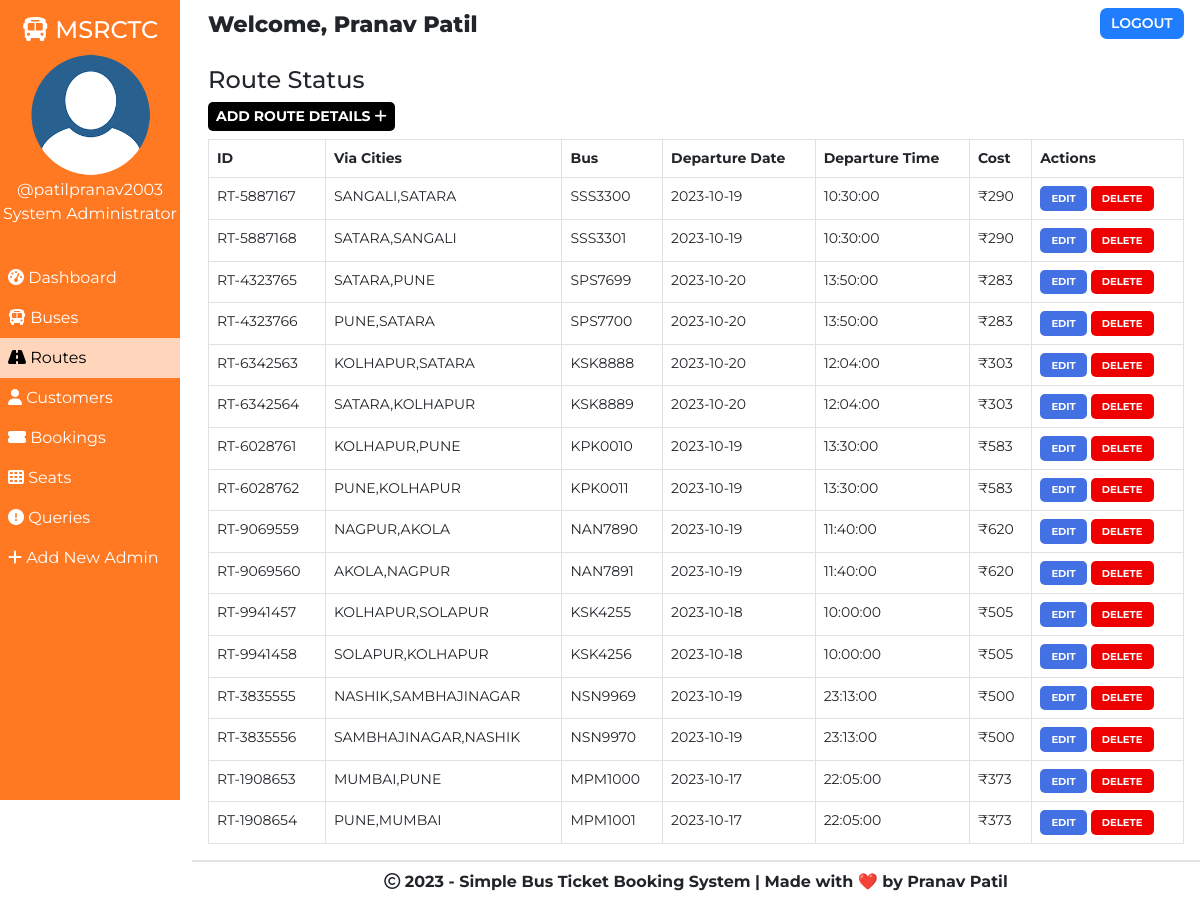
The page /admin/route.php (signed in) on the database its author committed.
### tables this page shows
CREATE TABLE `routes` (
  `id` int(100) NOT NULL,
  `route_id` varchar(255) NOT NULL,
  `bus_no` varchar(155) NOT NULL,
  `route_cities` varchar(255) NOT NULL,
  `route_dep_date` date NOT NULL,
  `route_dep_time` time NOT NULL,
  `route_step_cost` int(100) NOT NULL,
  `route_created` datetime NOT NULL DEFAULT CURRENT_TIMESTAMP
);

### admin/route.php (the view, shortened to what this page needs)
<!DOCTYPE html>
<html lang="en">
<head>
    <link href="https://cdn.jsdelivr.net/npm/bootstrap@5.0.1/dist/css/bootstrap.min.css" rel="stylesheet">
    <?php
        $page="route";
    ?>
</head>
<body>
    <?php require '../assets/partials/_admin-header.php';?>
        <?php
            $resultSql = "SELECT * FROM `routes` ORDER BY route_created DESC";
            $resultSqlResult = mysqli_query($conn, $resultSql);
            if(!mysqli_num_rows($resultSqlResult)){ ?>
                <div class="container mt-4">
                    <div id="noRoutes" class="alert alert-dark " role="alert">
                        <h1 class="alert-heading">No Routes Found!!</h1>
                        <p class="fw-light">Be the first person to add one!</p>
                        <hr>
                        <div id="addRouteAlert" class="alert alert-success" role="alert">
                                Click on <button id="add-button" class="button btn-sm"type="button"data-bs-toggle="modal" data-bs-target="#addModal">ADD <i class="fas fa-plus"></i></button> to add a route!
                        </div>
                    </div>
                </div>
            <?php }
            else { ?>
                <section id="route">
                    <div id="head">
                        <h4>Route Status</h4>
                    </div>
                    <div id="route-results">
                        <div>
                            <button id="add-button" class="button btn-sm"type="button"data-bs-toggle="modal" data-bs-target="#addModal">Add Route Details <i class="fas fa-plus"></i></button>
                        </div>
                        <table class="table table-hover table-bordered">
                            <thead>
                                <th>ID</th>
                                <th>Via Cities</th>
                                <th>Bus</th>
                                <th>Departure Date</th>
                                <th>Departure Time</th>
                                <th>Cost</th>
                                <th>Actions</th>
                            </thead>
                            <?php
                                while($row = mysqli_fetch_assoc($resultSqlResult))
                                {
                                    $id = $row["id"];
                                    $route_id = $row["route_id"];
                                    $route_cities = $row["route_cities"];
                                    $route_dep_time = $row["route_dep_time"];
                                    $route_dep_date = $row["route_dep_date"];
                                    $route_step_cost = $row["route_step_cost"];
                                    $bus_no = $row["bus_no"];
                                        ?>
                                    <tr>
                                        <td>
                                            <?php
                                                echo $route_id;
                                            ?>
                                        </td>
                                        <td>
                                            <?php
                                                echo $route_cities;
                                            ?>
                                        </td>
                                        <td>
                                            <?php
                                                echo $bus_no;
                                            ?>
                                        </td>
                                        <td>
                                            <?php
                                                echo $route_dep_date;
                                            ?>
                                        </td>
                                        <td>
                                            <?php
                                                echo $route_dep_time;
                                            ?>
                                        </td>
                                        <td>
                                            <?php
                                                echo '₹'.$route_step_cost;?>
                                        </td>
                                        <td>
                                            <button class="button edit-button " data-link="<?php echo $_SERVER['REQUEST_URI']; ?>" data-id="<?php
                                                echo $id;?>" data-cities="<?php
                                                echo $route_cities;?>" data-cost="<?php
                                                echo $route_step_cost;?>" data-date="<?php
                                                echo $route_dep_date;
                                            ?>" data-time="<?php
                                            echo $route_dep_time;
                                            ?>" data-busno="<?php
                                            echo $bus_no;
                                            ?>"
                                            >Edit</button>
                                            <button class="button delete-button" data-bs-toggle="modal" data-bs-target="#deleteModal" data-id="<?php
                                                echo $id;?>">Delete</button>
                                        </td>
                                    </tr>
                                <?php
                                }
                            ?>
                        </table>
                    </div>
                    </section>
                    <footer>
                <p>
                    <i class="far fa-copyright"></i> <?php echo date('Y');?> - Simple Bus Ticket Booking System | Made with &#10084;&#65039; by Pranav Patil
                    </p>
            </footer>
                <?php  }
            ?>
            </div>
    </main>
</body>
</html>

### assets/partials/_admin-header.php (shortened to what this page needs)
<?php
$conn = db_connect();
$admin_id = $_SESSION['admin_id'];
$sql = "SELECT * FROM admins WHERE admin_id = $admin_id";
$result = mysqli_query($conn, $sql);
if ($row = mysqli_fetch_assoc($result)) {
    $admin_fullname = $row["admin_fullname"];
    $admin_name = $row["admin_name"];
    $admin_img_path = '../assets/user/' . $row["pp"];
}
?>
<main id="container">
    <div id="sidebar">
        <h4><i class="fas fa-bus"></i> MSRCTC</h4>
        <div>
            <img class="adminDp" src="<?php echo $admin_img_path; ?>" height="125px" alt="Admin Profile Pic">
            <p>
                <?php echo '@' . $admin_name; ?>
            </p>
            <p>System Administrator</p>
        </div>
        <ul id="options">
            <li class="option <?php if ($page == 'dashboard') {
                echo 'active';
            } ?>">
                <a href="./dashboard.php">
                    <i class="fas fa-tachometer-alt"></i> Dashboard
                </a>
            </li>
            <li class="option <?php if ($page == 'bus') {
                echo 'active';
            } ?>">
                <a href="./bus.php">
                    <i class="fas fa-bus"></i> Buses
                </a>
            </li>
            <li class="option <?php if ($page == 'route') {
                echo 'active';
            } ?>">
                <a href="./route.php">
                    <i class="fas fa-road"></i> Routes
                </a>
            </li>
            <li class="option <?php if ($page == 'customer') {
                echo 'active';
            } ?>">
                <a href="./customer.php">
                    <i class="fas fa-user"></i> Customers
                </a>
            </li>
            <li class="option <?php if ($page == 'booking') {
                echo 'active';
            } ?>">
                <a href="./booking.php">
                    <i class="fas fa-ticket-alt"></i> Bookings
                </a>
            </li>
            <li class="option <?php if ($page == 'seat') {
                echo 'active';
            } ?>">
                <a href="./seat.php">
                    <i class="fas fa-th"></i> Seats
                </a>
            </li>
            <li class="option <?php if ($page == 'queries') {
                echo 'active';
            } ?>">
                <a href="./queries.php">
                    <i class="fas fa-exclamation-circle"></i> Queries
                </a>
            </li>
            <li class="option <?php if ($page == 'signup') {
                echo 'active';
            } ?>">
                <a href="./signup.php">
                    <i class="fas fa-plus"></i> Add New Admin
                </a>
            </li>
        </ul>
    </div>
    <div id="main-content">
        <section id="welcome">
            <ul>
                <li class="welcome-item">Welcome,
                    <span id="admin">
                        <?php
                        echo $admin_fullname;
                        ?>
                    </span>
                </li>
                <li class="welcome-item">
                    <button id="logout" class="btn-sm">
                        <a href="../assets/partials/_logout.php">LOGOUT</a>
                    </button>
                </li>
            </ul>
        </section>

### assets/styles/admin.php (style rules this page uses)
body { margin: 0; box-sizing: border-box; font-family: 'Montserrat', sans-serif; background-image: url("../assets/img/sample1_blur.png"); background-size: cover; background-attachment: fixed; }
html { scroll-behavior: smooth; }
*, *::after, *::before { box-sizing: inherit; }
.adminDp { border-radius: 50%; }
tbody, td, tfoot, th, thead, tr { background-color: #FFFFFF60; }
table { border-radius:6px; }
tr { transition: 0.5s; }
#welcome { background-color: transparent; }
#welcome ul { display: flex; justify-content: space-between; list-style-type: none; padding: 0; margin: 0; }
#welcome li { margin: 0 1rem; padding: 0.5rem 0; }
#welcome li:first-child { font-weight: 800; font-size: 1.4rem; }
#logout { padding: 0.3rem 0.7rem; background-color: #207DFF; font-weight: 600; outline: none; border: none; border-radius: 7px; }
#welcome { background-color: transperent; }
#logout a { color: white; text-decoration: none; }
footer { border-top: 2px solid #e2e2e2; padding: 0.5rem 0; text-align: center; font-weight: bold; }
footer p { margin: 0; }
#sidebar { text-align: center; background-color: #ff6500DD; color: white; position: relative; top: 0%; padding-top: 1rem; z-index: 2; height: 100vh; }
#sidebar p { margin: 0; }
#sidebar ul { margin-top: 2rem; }
#options { list-style-type: none; text-align: left; padding-left: 0; }
.option a { display: block; padding: 0.5rem; text-decoration: none; color: inherit; transition: 0.5s; }
.active { background-color:#FFFFFFB0; color:black; }
#main-content { margin-left: 16%; }
@media only screen and (min-width:1000px) { #sidebar { text-align: center; background-color: #ff6500DD; color: white; width: 15%; position: fixed; top: 0%; padding-top: 1rem; z-index: 2; height: 100vh; } }
@media only screen and (min-width:1000px) { #sidebar p { margin: 0; } }
@media only screen and (min-width:1000px) { #sidebar ul { margin-top: 2rem; } }
@media only screen and (min-width:1000px) { #options { list-style-type: none; text-align: left; padding-left: 0; } }
@media only screen and (min-width:1000px) { .option a { display: block; padding: 0.5rem; text-decoration: none; color: inherit; transition: 0.5s; } }
@media only screen and (min-width:1000px) { .active { background-color:#FFFFFFB0; color:black; } }
@media only screen and (min-width:1000px) { #main-content { margin-left: 16%; } }

### assets/styles/admin-options.php (style rules this page uses)
* { font-family: Montserrat; }
#booking #head, #customer #head, #route #head, #seat #head, #bus #head, #query #head { padding-top: 1rem; }
#booking, #customer, #route, #bus, #seat, #query { padding: 0 1rem; }
#booking-results > div, #customer-results > div, #route-results > div, #bus-results > div #query-results > div { margin-bottom: 0.5rem; }
#booking-results button, #customer-results button, #route button, #bus-results button, #query-results button { border-radius: 5px; }
.button { border: none; font-weight: bold; text-transform: uppercase; }
#add-button { background-color: black; color: white; }
#route table { width: 100%; }
table { font-size: 14px; }
#bus .edit-button, #bus .delete-button, #route .edit-button, #route .delete-button, #customer .edit-button, #customer .delete-button, #query .delete-button, #query .reply-button { padding: 0.3rem 0.7rem; }
table th,td { padding-left: 0.3rem; }
table button { color: white; }
.edit-button, .reply-button { background-color: #4370E2; }
.delete-button { background-color: #EF0000; }
.edit-button, .delete-button, .reply-button { font-size: 10px }

### rows shown on the page
routes: route "RT-5887167", route_cities "SANGALI,SATARA", bus_no "SSS3300", route_dep_date "2023-10-19", route_dep_time "10:30:00", route_step_cost "290"
routes: route "RT-5887168", route_cities "SATARA,SANGALI", bus_no "SSS3301", route_dep_date "2023-10-19", route_dep_time "10:30:00", route_step_cost "290"
routes: route "RT-4323765", route_cities "SATARA,PUNE", bus_no "SPS7699", route_dep_date "2023-10-20", route_dep_time "13:50:00", route_step_cost "283"
routes: route "RT-4323766", route_cities "PUNE,SATARA", bus_no "SPS7700", route_dep_date "2023-10-20", route_dep_time "13:50:00", route_step_cost "283"
routes: route "RT-6342563", route_cities "KOLHAPUR,SATARA", bus_no "KSK8888", route_dep_date "2023-10-20", route_dep_time "12:04:00", route_step_cost "303"
routes: route "RT-6342564", route_cities "SATARA,KOLHAPUR", bus_no "KSK8889", route_dep_date "2023-10-20", route_dep_time "12:04:00", route_step_cost "303"
routes: route "RT-6028761", route_cities "KOLHAPUR,PUNE", bus_no "KPK0010", route_dep_date "2023-10-19", route_dep_time "13:30:00", route_step_cost "583"
routes: route "RT-6028762", route_cities "PUNE,KOLHAPUR", bus_no "KPK0011", route_dep_date "2023-10-19", route_dep_time "13:30:00", route_step_cost "583"
routes: route "RT-9069559", route_cities "NAGPUR,AKOLA", bus_no "NAN7890", route_dep_date "2023-10-19", route_dep_time "11:40:00", route_step_cost "620"
routes: route "RT-9069560", route_cities "AKOLA,NAGPUR", bus_no "NAN7891", route_dep_date "2023-10-19", route_dep_time "11:40:00", route_step_cost "620"
routes: route "RT-9941457", route_cities "KOLHAPUR,SOLAPUR", bus_no "KSK4255", route_dep_date "2023-10-18", route_dep_time "10:00:00", route_step_cost "505"
routes: route "RT-9941458", route_cities "SOLAPUR,KOLHAPUR", bus_no "KSK4256", route_dep_date "2023-10-18", route_dep_time "10:00:00", route_step_cost "505"
routes: route "RT-3835555", route_cities "NASHIK,SAMBHAJINAGAR", bus_no "NSN9969", route_dep_date "2023-10-19", route_dep_time "23:13:00", route_step_cost "500"
routes: route "RT-3835556", route_cities "SAMBHAJINAGAR,NASHIK", bus_no "NSN9970", route_dep_date "2023-10-19", route_dep_time "23:13:00", route_step_cost "500"
routes: route "RT-1908653", route_cities "MUMBAI,PUNE", bus_no "MPM1000", route_dep_date "2023-10-17", route_dep_time "22:05:00", route_step_cost "373"
routes: route "RT-1908654", route_cities "PUNE,MUMBAI", bus_no "MPM1001", route_dep_date "2023-10-17", route_dep_time "22:05:00", route_step_cost "373"

### other values the page prints
$admin_name "patilpranav2003"
$admin_fullname "Pranav Patil"
